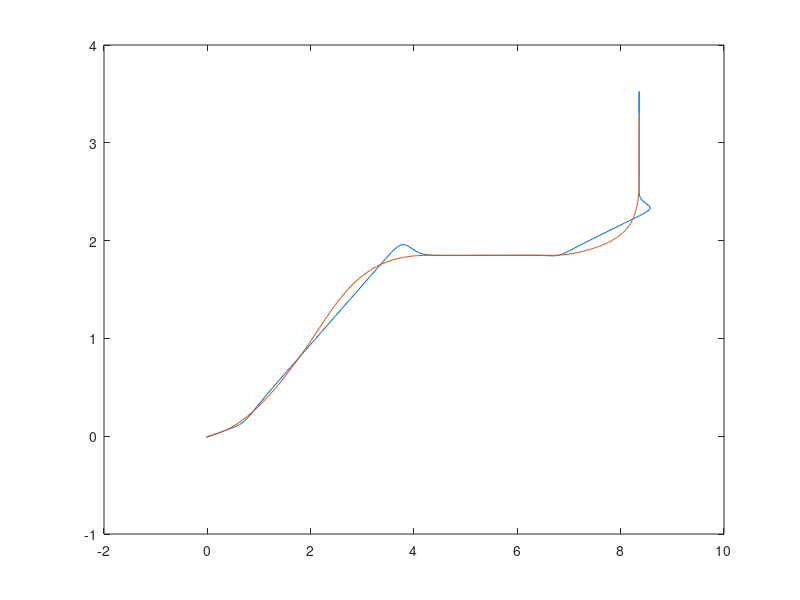
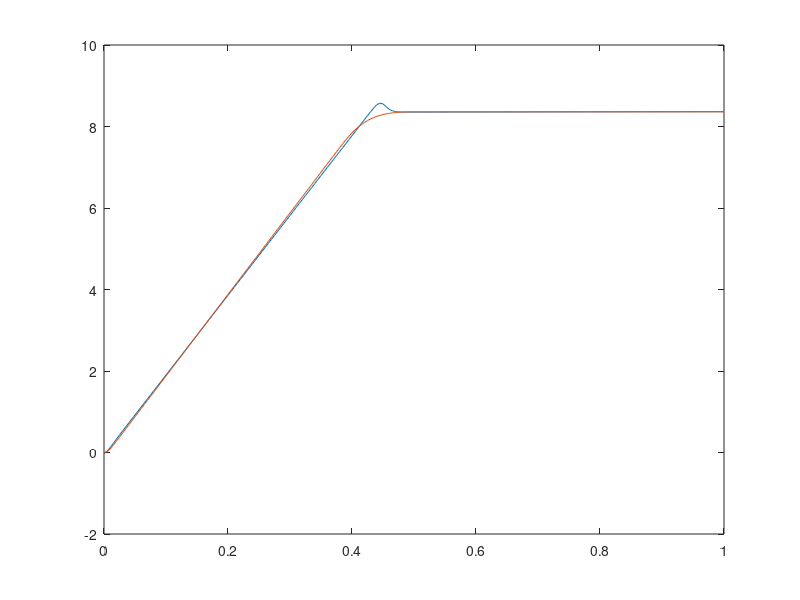
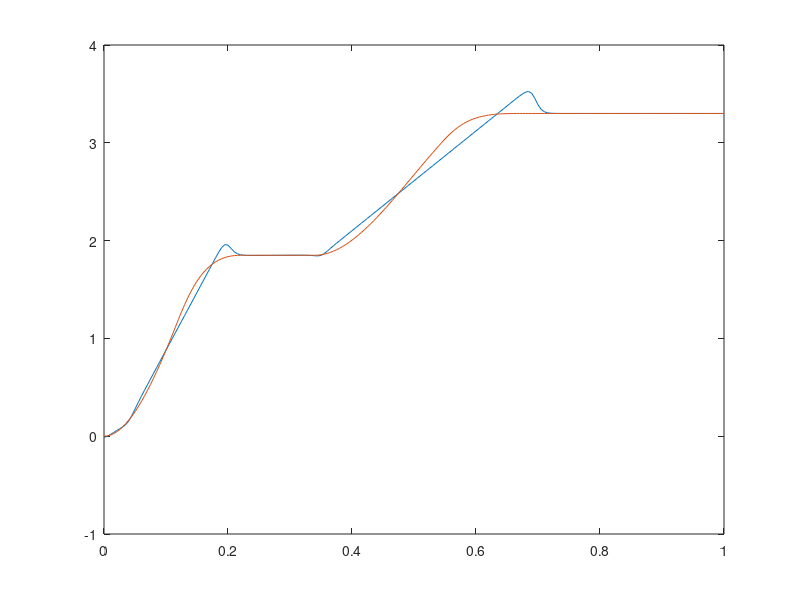

Reproduce these figures in MATLAB, in order.
clc;clear all; close all;
load safe_path2T.mat
xhist2T = xhist2T(:,1:end);
rng(1)
xdata = xhist2T(1,:)+0.003;
ydata = xhist2T(2,:);

xx=linspace(0,1,201);

ppx1=polyfit(xx(1:91),xhist2T(1,1:91),1);
ppx2=polyfit(xx(91:201),xhist2T(1,91:201),1);

ppy1=polyfit(xx(1:9),ydata(1:9),1);
ppy2=polyfit(xx(9:41),ydata(9:41),1);
ppy3=polyfit(xx(41:71),ydata(41:71),1);
ppy4=polyfit(xx(71:140),ydata(71:140),1);
ppy5=polyfit(xx(140:201),ydata(140:201),1);

 
% z=linspace(-1,1,1401);
% y = 1.0 ./(1 + exp(-250.*(z)));
% plot (z,y)

z1=linspace(0,1,201);
A1=[ppx1;ppx2];
A2=[ppy1;ppy2;ppy3;ppy4;ppy5];


a=200;
s0=z1(1);
s1=z1(9);
s2=z1(41);
s3=z1(71);
s4=z1(140);
s5=2;


sx=z1(91);
for i =1:length(z1)


path(2,i) = (A2(1,1)*z1(i)+A2(1,2)) .*(1.0 ./(1 + exp(-a.*(s1-z1(i))))) .* (1.0 ./(1 + exp(-a.*(z1(i)-s0)))) + ...
            (A2(2,1)*z1(i)+A2(2,2)) *(1.0 ./(1 + exp(-a.*(s2-z1(i))))) * (1.0 ./(1 + exp(-a.*(z1(i)-s1)))) + ...
            (A2(3,1)*z1(i)+A2(3,2)) *(1.0 ./(1 + exp(-a.*(s3-z1(i))))) * (1.0 ./(1 + exp(-a.*(z1(i)-s2)))) + ...
            (A2(4,1)*z1(i)+A2(4,2)) *(1.0 ./(1 + exp(-a.*(s4-z1(i))))) * (1.0 ./(1 + exp(-a.*(z1(i)-s3)))) + ...
            (A2(5,1)*z1(i)+A2(5,2)) *(1.0 ./(1 + exp(-a.*(s5-z1(i))))) * (1.0 ./(1 + exp(-a.*(z1(i)-s4))));
path(1,i) = (ppx1(1).*z1(i) + ppx1(2)) .* (1.0 ./(1 + exp(-a.*(sx-z1(i))))) .* (1.0 ./(1 + exp(-a.*(z1(i)-s0)))) + ...
            (ppx2(1).*z1(i) + ppx2(2)) .* (1.0 ./(1 + exp(-a.*(s5-z1(i))))) .* (1.0 ./(1 + exp(-a.*(z1(i)-sx))));

end
figure(1)
plot(path(1,:),path(2,:));
hold on 
plot(xhist2T(1,:),xhist2T(2,:));
hold on 
% plot(xhist(1,:),ydata);
% grid on 

figure(2)
plot(z1,path(1,:));
hold on
plot(z1,xhist2T(1,:));

figure(3)
plot(z1,path(2,:));
hold on 
plot(z1,xhist2T(2,:));


% for i =1:194
% pathx(1,i) = -140 *z1(213+i)+139.9;
% pathy(1,i) = A2(8,1)*z1(1207+i)+A2(8,2) ;end